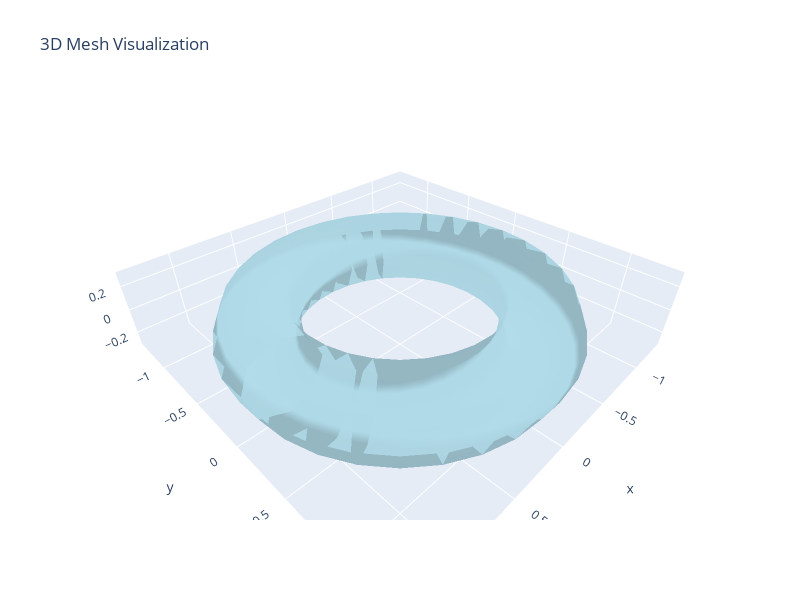

The notebook cell this image was saved under:
### Code cell
# "original" guidance pulls vertices back towards the initial shape during flow
mcf_guided = mean_curvature_flow(
    mesh,
    dt=2e-3,
    iterations=5000,
    laplacian_type="cotangent",
    laplacian_secure=True,
    guidance_type="original",
    guidance_weight=0.1,  # increase to preserve more shape
)

V_guid = mcf_guided.vertices
mesh_guid = tm.Trimesh(vertices=V_guid, faces=mesh.faces, process=False)
print("Volume (guided): before=", mesh.volume, " after=", mesh_guid.volume)
mm_guid = MeshManager(mesh_guid)
mm_guid.visualize_mesh_3d()

### Figure 1 — Plotly figure (JSON) as saved in the notebook; plotly's stock layout.template omitted (floating-point values rounded to 4 significant figures; data arrays with more than 128 entries replaced by an {"elided": "..."} marker saying what was removed)
{"data": [{"color": "lightblue", "i": {"elided": "512 int values"}, "j": {"elided": "512 int values"}, "k": {"elided": "512 int values"}, "name": "Mesh", "opacity": 0.8, "type": "mesh3d", "x": {"elided": "256 float values"}, "y": {"elided": "256 float values"}, "z": {"elided": "256 float values"}}], "layout": {"autosize": false, "height": 600, "scene": {"aspectmode": "data", "xaxis": {"visible": true}, "yaxis": {"visible": true}, "zaxis": {"visible": true}}, "title": {"text": "3D Mesh Visualization"}, "width": 800}}
